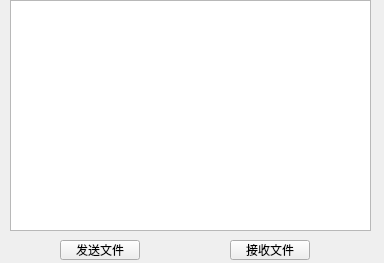
<?xml version="1.0" encoding="UTF-8"?>
<ui version="4.0">
 <class>MainWindow</class>
 <widget class="QMainWindow" name="MainWindow">
  <property name="geometry">
   <rect>
    <x>0</x>
    <y>0</y>
    <width>384</width>
    <height>263</height>
   </rect>
  </property>
  <property name="windowTitle">
   <string>MainWindow</string>
  </property>
  <widget class="QWidget" name="centralwidget">
   <widget class="QTextEdit" name="textEdit">
    <property name="geometry">
     <rect>
      <x>10</x>
      <y>0</y>
      <width>361</width>
      <height>231</height>
     </rect>
    </property>
    <property name="readOnly">
     <bool>true</bool>
    </property>
   </widget>
   <widget class="QPushButton" name="pushButton">
    <property name="geometry">
     <rect>
      <x>60</x>
      <y>240</y>
      <width>80</width>
      <height>20</height>
     </rect>
    </property>
    <property name="text">
     <string>发送文件</string>
    </property>
   </widget>
   <widget class="QPushButton" name="pushButton_2">
    <property name="geometry">
     <rect>
      <x>230</x>
      <y>240</y>
      <width>80</width>
      <height>20</height>
     </rect>
    </property>
    <property name="text">
     <string>接收文件</string>
    </property>
   </widget>
  </widget>
 </widget>
 <resources/>
 <connections/>
</ui>
